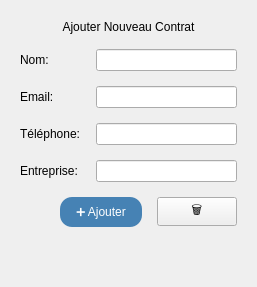
      <widget class="QWidget" name="addTab">
       <attribute name="title">
        <string>➕ Ajouter</string>
       </attribute>
       <layout class="QVBoxLayout" name="addLayout">
        <property name="spacing">
         <number>15</number>
        </property>
        <property name="leftMargin">
         <number>20</number>
        </property>
        <property name="topMargin">
         <number>20</number>
        </property>
        <property name="rightMargin">
         <number>20</number>
        </property>
        <property name="bottomMargin">
         <number>20</number>
        </property>
        <item>
         <widget class="QLabel" name="addLabel">
          <property name="text">
           <string>Ajouter Nouveau Contrat</string>
          </property>
          <property name="alignment">
           <set>Qt::AlignmentFlag::AlignCenter</set>
          </property>
         </widget>
        </item>
        <item>
         <layout class="QFormLayout" name="addFormLayout">
          <item row="0" column="0">
           <widget class="QLabel" name="addNameLabel">
            <property name="text">
             <string>Nom:</string>
            </property>
           </widget>
          </item>
          <item row="0" column="1">
           <widget class="QLineEdit" name="addNameEdit"/>
          </item>
          <item row="1" column="0">
           <widget class="QLabel" name="addEmailLabel">
            <property name="text">
             <string>Email:</string>
            </property>
           </widget>
          </item>
          <item row="1" column="1">
           <widget class="QLineEdit" name="addEmailEdit"/>
          </item>
          <item row="2" column="0">
           <widget class="QLabel" name="addPhoneLabel">
            <property name="text">
             <string>Téléphone:</string>
            </property>
           </widget>
          </item>
          <item row="2" column="1">
           <widget class="QLineEdit" name="addPhoneEdit"/>
          </item>
          <item row="3" column="0">
           <widget class="QLabel" name="addCompanyLabel">
            <property name="text">
             <string>Entreprise:</string>
            </property>
           </widget>
          </item>
          <item row="3" column="1">
           <widget class="QLineEdit" name="addCompanyEdit"/>
          </item>
         </layout>
        </item>
        <item>
         <layout class="QHBoxLayout" name="addButtonLayout">
          <property name="spacing">
           <number>15</number>
          </property>
          <item>
           <spacer name="addButtonSpacer">
            <property name="orientation">
             <enum>Qt::Orientation::Horizontal</enum>
            </property>
            <property name="sizeHint" stdset="0">
             <size>
              <width>40</width>
              <height>20</height>
             </size>
            </property>
           </spacer>
          </item>
          <item>
           <widget class="QPushButton" name="addContratBtn">
            <property name="styleSheet">
             <string notr="true">background-color: rgb(70, 130, 180);
font: 14pt &quot;Segoe UI&quot;;
font: 900 12pt &quot;Segoe UI&quot;;
color: white;
border-radius: 12px;
padding: 8px 16px;</string>
            </property>
            <property name="text">
             <string>➕ Ajouter</string>
            </property>
           </widget>
          </item>
          <item>
           <widget class="QPushButton" name="deleteContratBtnAdd">
            <property name="text">
             <string>🗑️</string>
            </property>
           </widget>
          </item>
         </layout>
        </item>
        <item>
         <spacer name="addVerticalSpacer">
          <property name="orientation">
           <enum>Qt::Orientation::Vertical</enum>
          </property>
          <property name="sizeHint" stdset="0">
           <size>
            <width>20</width>
            <height>40</height>
           </size>
          </property>
         </spacer>
        </item>
       </layout>
      </widget>
